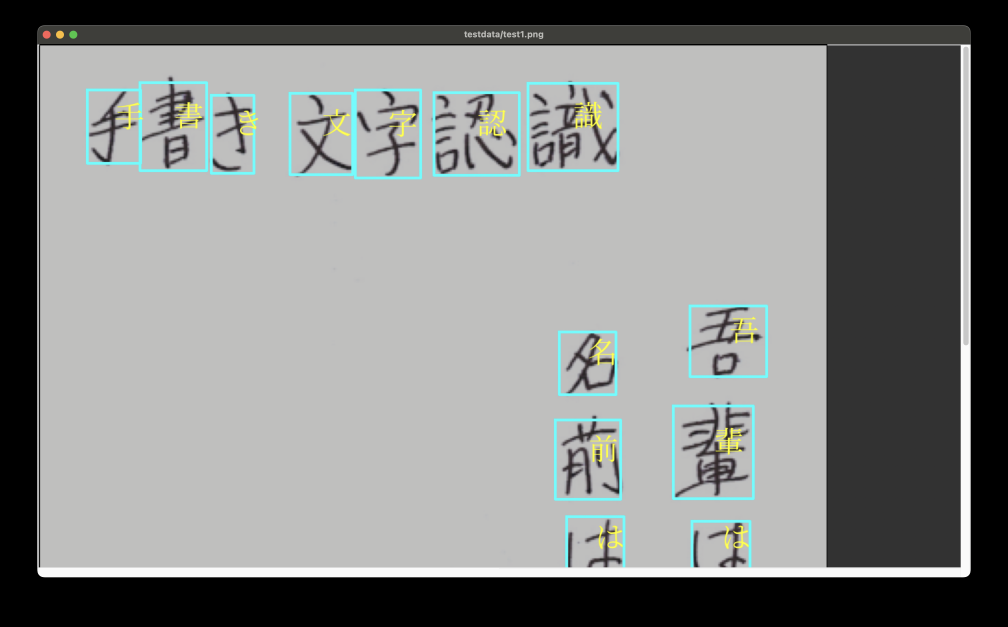
#> input picture img/fix_image_json1.png, 3024 x 1880 px (shown at 1/3 size)
$ python -i util_funcs.py   (imports and definitions only)
#> lines starting #> are read from the running program, lines starting #| are printed output that depends on the picture
import numpy as np
import re

modulo_list = [1091,1093,1097]
width = 512
height = 512
scale = 2
feature_dim = 64

def gaussian(x,a,x0,sigma):
    return a*np.exp(-(x-x0)**2/(2*sigma**2))

def calcHist(im):
    agg = 1
    rHist, bins = np.histogram(im[...,0], 256 // agg, (0.,255.))
    gHist, bins = np.histogram(im[...,1], 256 // agg, (0.,255.))
    bHist, bins = np.histogram(im[...,2], 256 // agg, (0.,255.))

    maxPeakDiff = -1
    for hist in [rHist, gHist, bHist]:
        y = np.array(hist)
        x = np.linspace(0.,255.,len(y))

        if np.sum(y) == 0:
            continue

        idx = np.argsort(-y)
        mu_y = x[idx[0]]
        mean_y = np.sum(x * y) / np.sum(y)

        if mu_y > mean_y:
            peak1 = y[idx[0]:]
            x1 = x[idx[0]:]
            peak1 = np.concatenate([peak1[::-1],peak1[1:]], axis=0)
            x1 = np.concatenate([(2 * x1[0] - x1[::-1]),x1[1:]], axis=0)
        else:
            peak1 = y[:idx[0]+1]
            x1 = x[:idx[0]+1]
            peak1 = np.concatenate([peak1[:-1],peak1[::-1]], axis=0)
            x1 = np.concatenate([x1[:-1],(x1 + x1[-1])], axis=0)

        mu = np.sum(x1 * peak1) / np.sum(peak1)
        sigma = np.sqrt(np.sum((x1 - mu)**2 * peak1) / np.sum(peak1))
        fixmax = np.max(y[np.bitwise_and(mu + 10 > x, x > mu - 10)])

        neg_peak = gaussian(x, fixmax, mu, sigma + 10)
        fixy = y - neg_peak
        fixy[fixy < 0] = 0

        if np.sum(fixy) == 0:
            continue

        fix_diff = np.sum(np.abs(x - mu) * fixy) / np.sum(fixy)
        idx = np.argsort(-fixy)
        fix_maxx = np.abs(x[idx[0]] - mu)

        maxPeakDiff = max(maxPeakDiff, fix_diff, fix_maxx)

        if False:
            import matplotlib.pyplot as plt
            plt.subplot(2,1,1)
            plt.plot(x,y)
            plt.plot(x,gaussian(x, fixmax, mu, sigma + 10))
            plt.subplot(2,1,2)
            plt.plot(x,fixy)
            plt.vlines(mu, *plt.ylim(), 'r')
            plt.vlines(np.sum(x * fixy) / np.sum(fixy), *plt.ylim(), 'g')
            plt.show()

    return maxPeakDiff

def calc_predid(*args):
    m = modulo_list
    b = args
    assert(len(m) == len(b))
    t = []

    for k in range(len(m)):
        u = 0
        for j in range(k):
            w = t[j]
            for i in range(j):
                w *= m[i]
            u += w
        tk = b[k] - u
        for j in range(k):
            tk *= pow(m[j], m[k]-2, m[k])
            #tk *= pow(m[j], -1, m[k])
        tk = tk % m[k]
        t.append(tk)
    x = 0
    for k in range(len(t)):
        w = t[k]
        for i in range(k):
            w *= m[i]
        x += w
    mk = 1
    for k in range(len(m)):
        mk *= m[k]
    x = x % mk
    return x

def decode_ruby(text):
    text = re.sub('\uFFF9(.*?)\uFFFA(.*?)\uFFFB',r'<ruby><rb>\1</rb><rp>(</rp><rt>\2</rt><rp>)</rp></ruby>', text)
    return text

>>> import cv2
>>> picture = cv2.imread('img/fix_image_json1.png', cv2.IMREAD_GRAYSCALE)
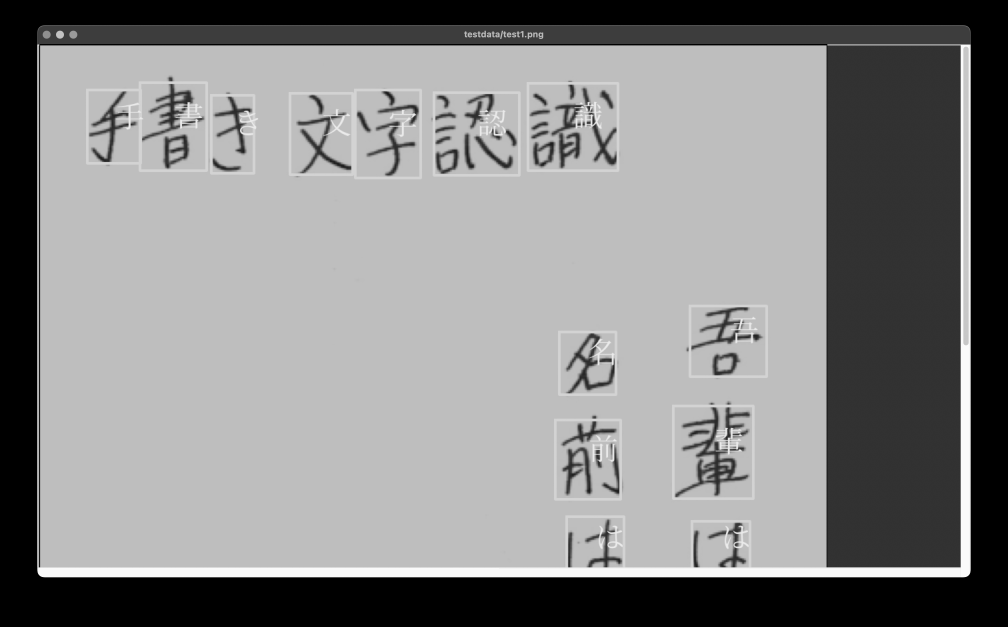
#> picture: shape (1880, 3024) (shown at 1/3 size); min 0, max 255, mean 134.4
>>> result = calcHist(picture)
#> in calcHist, `rHist, bins = np.histogram(im[...,0], 256 // agg, (0.,255.))`: rHist = 256 values, max 1880 at index 0, min 0 at index 1, mean 7.34; bins = 257 values from 0 to 255
#> in calcHist, `gHist, bins = np.histogram(im[...,1], 256 // agg, (0.,255.))`: gHist has the same summary as rHist
#> in calcHist, `bHist, bins = np.histogram(im[...,2], 256 // agg, (0.,255.))`: bHist has the same summary as rHist
#> the loop in calcHist, `for hist in [rHist, gHist, bHist]:` made 3 passes
#> result = -1
